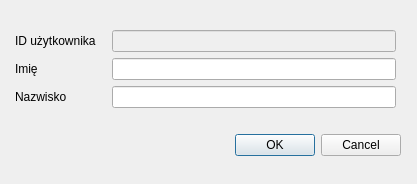
<?xml version="1.0" encoding="UTF-8"?>
<ui version="4.0">
 <class>AddUserDialog</class>
 <widget class="QDialog" name="AddUserDialog">
  <property name="geometry">
   <rect>
    <x>0</x>
    <y>0</y>
    <width>417</width>
    <height>184</height>
   </rect>
  </property>
  <property name="windowTitle">
   <string>Dialog</string>
  </property>
  <widget class="QWidget" name="verticalLayoutWidget">
   <property name="geometry">
    <rect>
     <x>10</x>
     <y>10</y>
     <width>391</width>
     <height>161</height>
    </rect>
   </property>
   <layout class="QVBoxLayout" name="verticalLayout">
    <item>
     <layout class="QHBoxLayout" name="horizontalLayout">
      <item>
       <layout class="QVBoxLayout" name="verticalLayout_2">
        <property name="leftMargin">
         <number>5</number>
        </property>
        <property name="topMargin">
         <number>5</number>
        </property>
        <property name="rightMargin">
         <number>5</number>
        </property>
        <property name="bottomMargin">
         <number>5</number>
        </property>
        <item>
         <widget class="QLabel" name="label_3">
          <property name="text">
           <string>ID użytkownika</string>
          </property>
         </widget>
        </item>
        <item>
         <widget class="QLabel" name="label_2">
          <property name="text">
           <string>Imię</string>
          </property>
         </widget>
        </item>
        <item>
         <widget class="QLabel" name="label">
          <property name="text">
           <string>Nazwisko</string>
          </property>
         </widget>
        </item>
       </layout>
      </item>
      <item>
       <layout class="QVBoxLayout" name="verticalLayout_3">
        <property name="leftMargin">
         <number>5</number>
        </property>
        <property name="topMargin">
         <number>5</number>
        </property>
        <property name="rightMargin">
         <number>5</number>
        </property>
        <property name="bottomMargin">
         <number>5</number>
        </property>
        <item>
         <widget class="QLineEdit" name="lineEditId">
          <property name="enabled">
           <bool>false</bool>
          </property>
         </widget>
        </item>
        <item>
         <widget class="QLineEdit" name="lineEditName">
          <property name="maxLength">
           <number>15</number>
          </property>
         </widget>
        </item>
        <item>
         <widget class="QLineEdit" name="lineEditSurname">
          <property name="maxLength">
           <number>15</number>
          </property>
         </widget>
        </item>
       </layout>
      </item>
     </layout>
    </item>
    <item>
     <widget class="QDialogButtonBox" name="submitButton">
      <property name="orientation">
       <enum>Qt::Horizontal</enum>
      </property>
      <property name="standardButtons">
       <set>QDialogButtonBox::Cancel|QDialogButtonBox::Ok</set>
      </property>
     </widget>
    </item>
   </layout>
  </widget>
 </widget>
 <resources/>
 <connections>
  <connection>
   <sender>submitButton</sender>
   <signal>accepted()</signal>
   <receiver>AddUserDialog</receiver>
   <slot>accept()</slot>
   <hints>
    <hint type="sourcelabel">
     <x>248</x>
     <y>254</y>
    </hint>
    <hint type="destinationlabel">
     <x>157</x>
     <y>274</y>
    </hint>
   </hints>
  </connection>
  <connection>
   <sender>submitButton</sender>
   <signal>rejected()</signal>
   <receiver>AddUserDialog</receiver>
   <slot>reject()</slot>
   <hints>
    <hint type="sourcelabel">
     <x>316</x>
     <y>260</y>
    </hint>
    <hint type="destinationlabel">
     <x>286</x>
     <y>274</y>
    </hint>
   </hints>
  </connection>
 </connections>
</ui>
